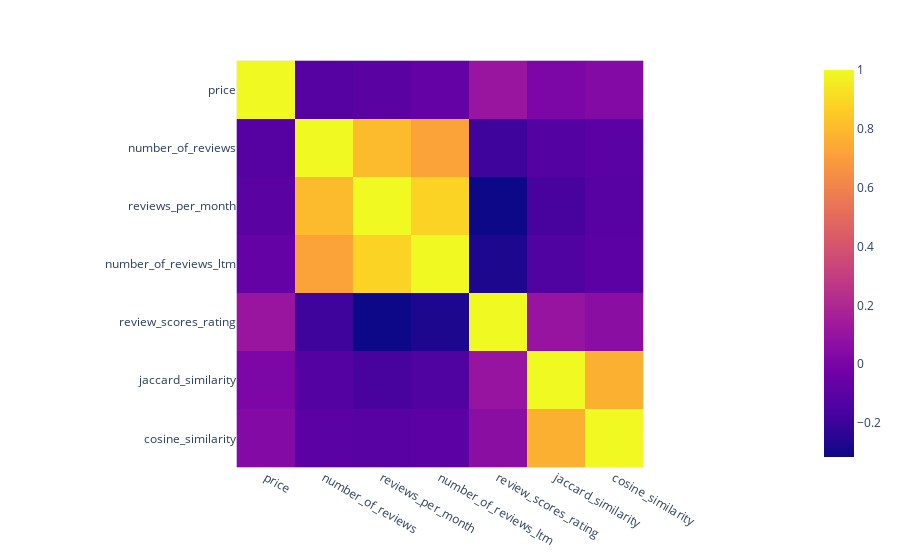

Notebook code cell kept with this figure:
### Code cell
px.imshow(df_texts[['price', 'number_of_reviews', 
                           'reviews_per_month', 'number_of_reviews_ltm', 
                           'review_scores_rating', 'jaccard_similarity', 'cosine_similarity']].corr())

### Figure 1 — Plotly figure (JSON) as saved in the notebook; plotly's stock layout.template omitted (floating-point values rounded to 4 significant figures)
{"data": [{"coloraxis": "coloraxis", "hovertemplate": "x: %{x}<br>y: %{y}<br>color: %{z}<extra></extra>", "name": "0", "type": "heatmap", "x": ["price", "number_of_reviews", "reviews_per_month", "number_of_reviews_ltm", "review_scores_rating", "jaccard_similarity", "cosine_similarity"], "xaxis": "x", "y": ["price", "number_of_reviews", "reviews_per_month", "number_of_reviews_ltm", "review_scores_rating", "jaccard_similarity", "cosine_similarity"], "yaxis": "y", "z": [[1, -0.1167, -0.1005, -0.06585, 0.1115, 0.01139, 0.03642], [-0.1167, 1, 0.7995, 0.719, -0.19, -0.1219, -0.1027], [-0.1005, 0.7995, 1, 0.8804, -0.3156, -0.162, -0.1055], [-0.06585, 0.719, 0.8804, 1, -0.2742, -0.1368, -0.09543], [0.1115, -0.19, -0.3156, -0.2742, 1, 0.1012, 0.06532], [0.01139, -0.1219, -0.162, -0.1368, 0.1012, 1, 0.7644], [0.03642, -0.1027, -0.1055, -0.09543, 0.06532, 0.7644, 1]]}], "layout": {"coloraxis": {"colorscale": [[0, "#0d0887"], [0.1111, "#46039f"], [0.2222, "#7201a8"], [0.3333, "#9c179e"], [0.4444, "#bd3786"], [0.5556, "#d8576b"], [0.6667, "#ed7953"], [0.7778, "#fb9f3a"], [0.8889, "#fdca26"], [1, "#f0f921"]]}, "margin": {"t": 60}, "xaxis": {"anchor": "y", "constrain": "domain", "domain": [0, 1], "scaleanchor": "y"}, "yaxis": {"anchor": "x", "autorange": "reversed", "constrain": "domain", "domain": [0, 1]}}}
